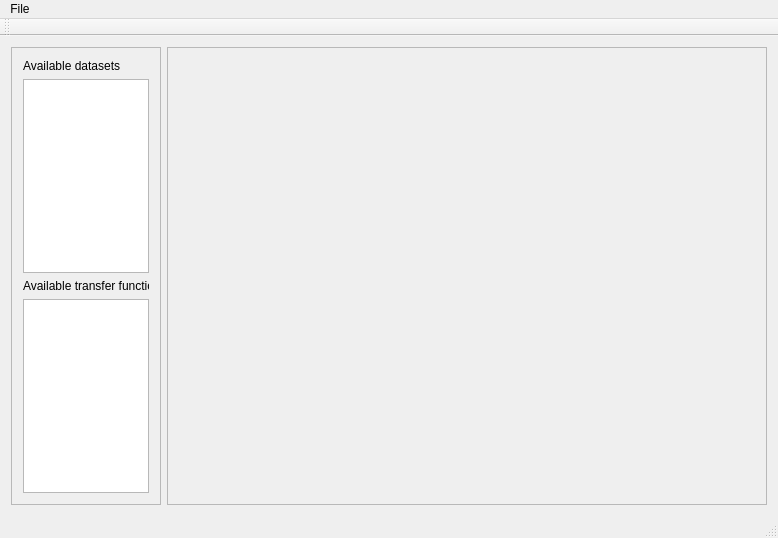
<?xml version="1.0" encoding="UTF-8"?>
<ui version="4.0">
 <class>QtFrontendWindow</class>
 <widget class="QMainWindow" name="QtFrontendWindow">
  <property name="geometry">
   <rect>
    <x>0</x>
    <y>0</y>
    <width>778</width>
    <height>538</height>
   </rect>
  </property>
  <property name="windowTitle">
   <string>QtFrontendWindow</string>
  </property>
  <widget class="QWidget" name="centralWidget">
   <layout class="QHBoxLayout" name="horizontalLayout">
    <item>
     <widget class="QFrame" name="frameDataWindow">
      <property name="sizePolicy">
       <sizepolicy hsizetype="Fixed" vsizetype="Preferred">
        <horstretch>0</horstretch>
        <verstretch>0</verstretch>
       </sizepolicy>
      </property>
      <property name="minimumSize">
       <size>
        <width>150</width>
        <height>0</height>
       </size>
      </property>
      <property name="maximumSize">
       <size>
        <width>150</width>
        <height>16777215</height>
       </size>
      </property>
      <property name="frameShape">
       <enum>QFrame::StyledPanel</enum>
      </property>
      <property name="frameShadow">
       <enum>QFrame::Raised</enum>
      </property>
      <layout class="QVBoxLayout" name="verticalLayout">
       <item>
        <widget class="QLabel" name="labelDataset">
         <property name="text">
          <string>Available datasets</string>
         </property>
        </widget>
       </item>
       <item>
        <widget class="QListView" name="listViewDatasets">
         <property name="editTriggers">
          <set>QAbstractItemView::NoEditTriggers</set>
         </property>
        </widget>
       </item>
       <item>
        <widget class="QLabel" name="labelTransferFunction">
         <property name="text">
          <string>Available transfer functions</string>
         </property>
        </widget>
       </item>
       <item>
        <widget class="QListView" name="listViewTransferFunction">
         <property name="editTriggers">
          <set>QAbstractItemView::NoEditTriggers</set>
         </property>
        </widget>
       </item>
      </layout>
     </widget>
    </item>
    <item>
     <widget class="QFrame" name="frameRenderWindow">
      <property name="frameShape">
       <enum>QFrame::StyledPanel</enum>
      </property>
      <property name="frameShadow">
       <enum>QFrame::Raised</enum>
      </property>
      <layout class="QVBoxLayout" name="verticalLayout_2"/>
     </widget>
    </item>
   </layout>
  </widget>
  <widget class="QMenuBar" name="menuBar">
   <property name="geometry">
    <rect>
     <x>0</x>
     <y>0</y>
     <width>778</width>
     <height>21</height>
    </rect>
   </property>
   <widget class="QMenu" name="menuFile">
    <property name="title">
     <string>File</string>
    </property>
    <addaction name="actionLoadData"/>
   </widget>
   <addaction name="menuFile"/>
  </widget>
  <widget class="QToolBar" name="mainToolBar">
   <attribute name="toolBarArea">
    <enum>TopToolBarArea</enum>
   </attribute>
   <attribute name="toolBarBreak">
    <bool>false</bool>
   </attribute>
  </widget>
  <widget class="QStatusBar" name="statusBar"/>
  <action name="actionLoadData">
   <property name="text">
    <string>LoadData</string>
   </property>
  </action>
 </widget>
 <layoutdefault spacing="6" margin="11"/>
 <resources/>
 <connections/>
</ui>
